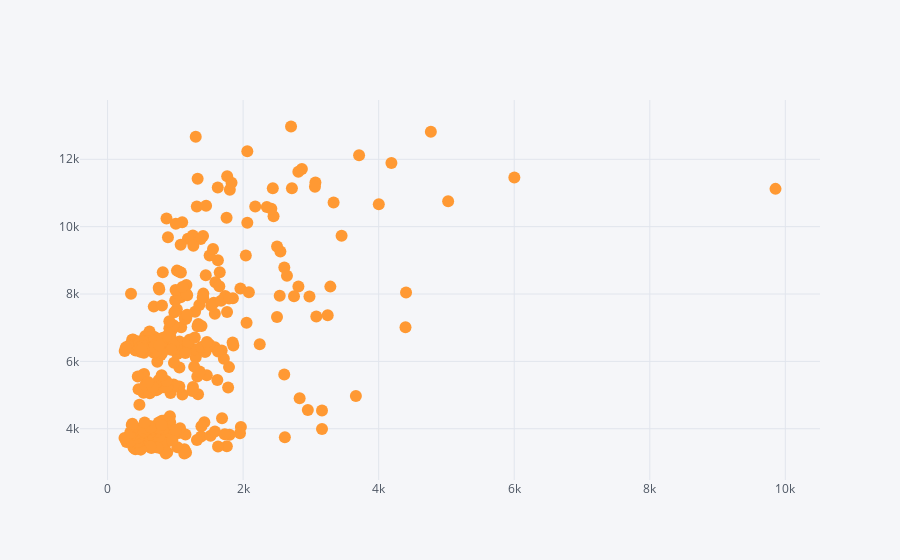

Here is the notebook cell this chart was saved with:
### Code cell
pd.DataFrame(price[1:], index=vol[:-1]).iplot(mode='markers')

### Figure 1 — Plotly figure (JSON) as saved in the notebook; plotly's stock layout.template omitted (floating-point values rounded to 4 significant figures; data arrays with more than 128 entries replaced by an {"elided": "..."} marker saying what was removed)
{"data": [{"line": {"color": "rgba(255, 153, 51, 1.0)", "dash": "solid", "shape": "linear", "width": 1.3}, "marker": {"size": 12, "symbol": "circle"}, "mode": "markers", "name": "0", "text": "", "type": "scatter", "uid": "7bb3d939-666f-4748-84a9-32090f1d5c77", "x": {"elided": "395 int values"}, "y": {"elided": "395 float values"}}], "layout": {"autosize": true, "legend": {"bgcolor": "#F5F6F9", "font": {"color": "#4D5663"}}, "paper_bgcolor": "#F5F6F9", "plot_bgcolor": "#F5F6F9", "title": {"font": {"color": "#4D5663"}}, "xaxis": {"autorange": true, "gridcolor": "#E1E5ED", "range": [-360.3, 10470.0], "showgrid": true, "tickfont": {"color": "#4D5663"}, "title": {"font": {"color": "#4D5663"}, "text": ""}, "type": "linear", "zerolinecolor": "#E1E5ED"}, "yaxis": {"autorange": true, "gridcolor": "#E1E5ED", "range": [2371.0, 13870.0], "showgrid": true, "tickfont": {"color": "#4D5663"}, "title": {"font": {"color": "#4D5663"}, "text": ""}, "type": "linear", "zerolinecolor": "#E1E5ED"}}}
